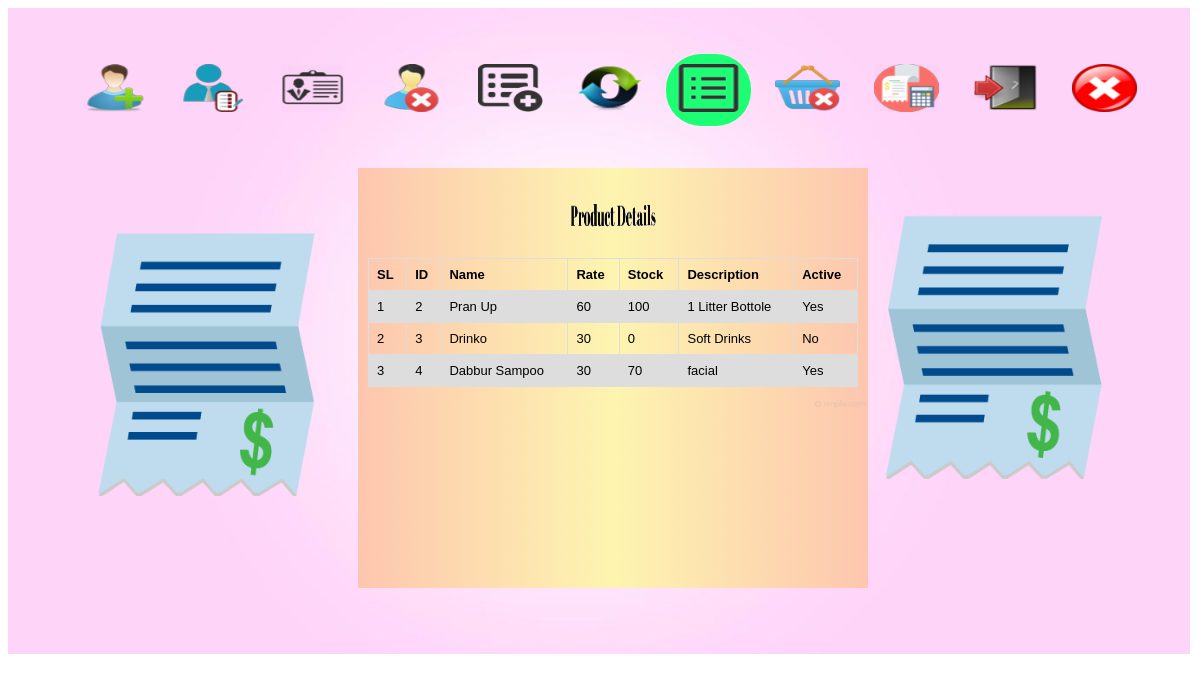
Screenshot of /View/productdetails.php with the database file from the repository.
### tables this page shows
CREATE TABLE `products` (
  `id` int(11) NOT NULL,
  `name` varchar(255) NOT NULL,
  `rate` int(11) NOT NULL,
  `stock` int(11) NOT NULL,
  `description` varchar(255) NOT NULL,
  `active` varchar(25) NOT NULL
);

### Model/products.php (called while the page is built)
<?php
    include('db.php');
    $sql ="SELECT * FROM products";
    $query = mysqli_query($conn, $sql);
    $result = mysqli_num_rows($query);
    $count =0;

### View/productdetails.php (the view, shortened to what this page needs)
<!DOCTYPE html>
<html lang="en">
<head>
    <link rel="stylesheet" href="../style.css">
</head>
<body>
    <div class="main-container">
    <div class="menu">
        <ul>
            <li><a title="New Buyer" href="newbuyer.php"><img src="../img/new buyer.png" alt=""></a></li>
            <li><a title="Update Buyer" href="updatebuyer.php"><img src="../img/Update buyer.png" alt=""></a></li>
            <li><a title="Buyer Details" href="buyerdetails.php"><img src="../img/buyer Details.png" alt=""></a></li>
            <li><a title="Delete Buyer" href="deletebuyer.php"><img src="../img/delete buyer.png" alt=""></a></li>
            <li><a title="New Product" href="newproduct.php"><img src="../img/new product.png" alt=""></a></li>
            <li><a title="Update Product" href="updateproduct.php"><img src="../img/update product.png" alt=""></a></li>
            <li class="active"><a title="Details Product" href="productdetails.php"><img src="../img/details product.png" alt=""></a></li>
            <li><a title="Delete Product" href="deleteproduct.php"><img src="../img/delete product.png" alt=""></a></li>
            <li><a title="Bill Making" href="billmaking.php"><img src="../img/billing.png" alt=""></a></li>
            <li><a title="History" href="history.php"><img src="../img/logout.png" alt=""></a></li>
            <li><a title="Log Out" href="../index.php"><img src="../img/close.png" alt=""></a></li>
        </ul>
    </div>
       <div class="form-wrapper">
        <div class="title">
            <img src="../img/product details ani.gif" alt="">
        </div>
            <table>
            <?php include('../model/products.php');?>
            <?php if($result>0){?>
                <tr>
                    <th>SL</th>
                    <th>ID</th>
                    <th>Name</th>
                    <th>Rate</th>
                    <th>Stock</th>
                    <th>Description</th>
                    <th>Active</th>
                </tr>
                <?php while($row = mysqli_fetch_assoc($query)){ $count++;?>
                <tr>
                    <td><?php echo $count;?></td>
                    <td><?php echo $row['id']?></td>
                    <td><?php echo $row['name']?></td>
                    <td><?php echo $row['rate']?></td>
                    <td><?php echo $row['stock']?></td>
                    <td><?php echo $row['description']?></td>
                    <td><?php echo $row['active']?></td>
                </tr>
                <?php }}?>
            </table>
       </div>
    </div>
</body>
</html>

### style.css (style rules this page uses)
.main-container { width: 99%; background:url(img/home.PNG); background-size: cover; background-repeat: no-repeat; padding-top: 30px; padding-left: 10px; position: relative; }
.menu { width: 99%; height: 600px; margin: 0 auto; position: relative; }
.menu ul { text-align: center; margin-left: -20px; }
.menu ul li { display: inline-block; padding: 10px 10px; margin-right: 10px; }
.menu ul li a img { width: 65px; height: 48px; transition: 0.3s; }
.active { background: #1cfe73; border-radius: 35px; }
.form-wrapper { background: url(img/billing\ background.png); background-size: contain; width: 490px; height: auto; margin: 0 auto; text-align: center; padding: 10px; position: absolute; top: 160px; left: 350px; min-height: 400px; }
.form-wrapper .title { display:flex; width: 60%; margin: 15px auto; }
.form-wrapper img { width: 100px; height: 50px; margin: 0 auto; }
table { font-family: arial, sans-serif; border-collapse: collapse; width:100%; }
td, th { border: 1px solid #dddddd; text-align: left; padding: 8px; font-size: 13px; }
tr:nth-child(even) { background-color: #dddddd; }

### rows the page displays
products: id "2", name "Pran Up", rate "60", stock "100", description "1 Litter Bottole", active "Yes"
products: id "3", name "Drinko", rate "30", stock "0", description "Soft Drinks", active "No"
products: id "4", name "Dabbur Sampoo", rate "30", stock "70", description "facial", active "Yes"
